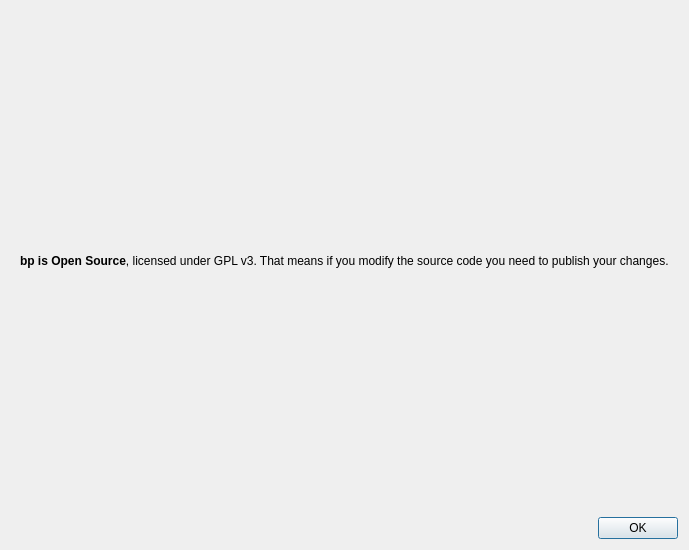
<?xml version="1.0" encoding="UTF-8"?>
<ui version="4.0">
 <class>changeLogDialog</class>
 <widget class="QDialog" name="changeLogDialog">
  <property name="geometry">
   <rect>
    <x>0</x>
    <y>0</y>
    <width>612</width>
    <height>550</height>
   </rect>
  </property>
  <property name="windowTitle">
   <string>Changelog</string>
  </property>
  <layout class="QVBoxLayout" name="verticalLayout">
   <item>
    <widget class="QWidget" name="changeLogContainer" native="true">
     <layout class="QVBoxLayout" name="verticalLayout_3">
      <item>
       <widget class="QLabel" name="label">
        <property name="sizePolicy">
         <sizepolicy hsizetype="Preferred" vsizetype="Fixed">
          <horstretch>0</horstretch>
          <verstretch>0</verstretch>
         </sizepolicy>
        </property>
        <property name="text">
         <string>&lt;strong&gt;bp is Open Source&lt;/strong&gt;, licensed under GPL v3. That means if you modify the source code you need to publish your changes.</string>
        </property>
       </widget>
      </item>
      <item>
       <layout class="QVBoxLayout" name="vLayout"/>
      </item>
     </layout>
    </widget>
   </item>
   <item>
    <widget class="QDialogButtonBox" name="buttonBox">
     <property name="orientation">
      <enum>Qt::Horizontal</enum>
     </property>
     <property name="standardButtons">
      <set>QDialogButtonBox::Ok</set>
     </property>
    </widget>
   </item>
  </layout>
 </widget>
 <resources/>
 <connections>
  <connection>
   <sender>buttonBox</sender>
   <signal>accepted()</signal>
   <receiver>changeLogDialog</receiver>
   <slot>accept()</slot>
   <hints>
    <hint type="sourcelabel">
     <x>248</x>
     <y>254</y>
    </hint>
    <hint type="destinationlabel">
     <x>157</x>
     <y>274</y>
    </hint>
   </hints>
  </connection>
  <connection>
   <sender>buttonBox</sender>
   <signal>rejected()</signal>
   <receiver>changeLogDialog</receiver>
   <slot>reject()</slot>
   <hints>
    <hint type="sourcelabel">
     <x>316</x>
     <y>260</y>
    </hint>
    <hint type="destinationlabel">
     <x>286</x>
     <y>274</y>
    </hint>
   </hints>
  </connection>
 </connections>
</ui>
